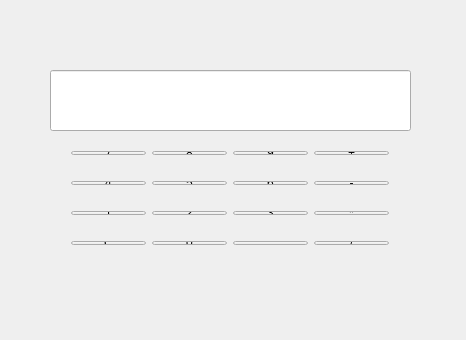
<?xml version="1.0" encoding="UTF-8"?>
<ui version="4.0">
 <class>Widget</class>
 <widget class="QWidget" name="Widget">
  <property name="geometry">
   <rect>
    <x>0</x>
    <y>0</y>
    <width>466</width>
    <height>340</height>
   </rect>
  </property>
  <property name="windowTitle">
   <string>Widget</string>
  </property>
  <widget class="QWidget" name="horizontalLayoutWidget">
   <property name="geometry">
    <rect>
     <x>60</x>
     <y>140</y>
     <width>340</width>
     <height>26</height>
    </rect>
   </property>
   <layout class="QHBoxLayout" name="horizontalLayout">
    <item>
     <widget class="QPushButton" name="pushButton_7">
      <property name="text">
       <string>7</string>
      </property>
     </widget>
    </item>
    <item>
     <widget class="QPushButton" name="pushButton_8">
      <property name="text">
       <string>8</string>
      </property>
     </widget>
    </item>
    <item>
     <widget class="QPushButton" name="pushButton_9">
      <property name="text">
       <string>9</string>
      </property>
     </widget>
    </item>
    <item>
     <widget class="QPushButton" name="pushButton_plus">
      <property name="text">
       <string>+</string>
      </property>
     </widget>
    </item>
   </layout>
   <zorder>pushButton_plus</zorder>
   <zorder>pushButton_7</zorder>
   <zorder>pushButton_8</zorder>
   <zorder>pushButton_9</zorder>
  </widget>
  <widget class="QLineEdit" name="lineEdit">
   <property name="geometry">
    <rect>
     <x>50</x>
     <y>70</y>
     <width>361</width>
     <height>61</height>
    </rect>
   </property>
  </widget>
  <widget class="QWidget" name="horizontalLayoutWidget_4">
   <property name="geometry">
    <rect>
     <x>60</x>
     <y>230</y>
     <width>340</width>
     <height>26</height>
    </rect>
   </property>
   <layout class="QHBoxLayout" name="horizontalLayout_4">
    <item>
     <widget class="QPushButton" name="pushButton_C">
      <property name="text">
       <string>C</string>
      </property>
     </widget>
    </item>
    <item>
     <widget class="QPushButton" name="pushButton_0">
      <property name="text">
       <string>0</string>
      </property>
     </widget>
    </item>
    <item>
     <widget class="QPushButton" name="pushButton_egal">
      <property name="text">
       <string>=</string>
      </property>
     </widget>
    </item>
    <item>
     <widget class="QPushButton" name="pushButton_division">
      <property name="text">
       <string>/</string>
      </property>
     </widget>
    </item>
   </layout>
  </widget>
  <widget class="QWidget" name="horizontalLayoutWidget_2">
   <property name="geometry">
    <rect>
     <x>60</x>
     <y>170</y>
     <width>340</width>
     <height>26</height>
    </rect>
   </property>
   <layout class="QHBoxLayout" name="horizontalLayout_2">
    <item>
     <widget class="QPushButton" name="pushButton_4">
      <property name="text">
       <string>4</string>
      </property>
     </widget>
    </item>
    <item>
     <widget class="QPushButton" name="pushButton_5">
      <property name="text">
       <string>5</string>
      </property>
     </widget>
    </item>
    <item>
     <widget class="QPushButton" name="pushButton_6">
      <property name="text">
       <string>6</string>
      </property>
     </widget>
    </item>
    <item>
     <widget class="QPushButton" name="pushButton_moins">
      <property name="text">
       <string>-</string>
      </property>
     </widget>
    </item>
   </layout>
  </widget>
  <widget class="QWidget" name="horizontalLayoutWidget_3">
   <property name="geometry">
    <rect>
     <x>60</x>
     <y>200</y>
     <width>340</width>
     <height>26</height>
    </rect>
   </property>
   <layout class="QHBoxLayout" name="horizontalLayout_3">
    <item>
     <widget class="QPushButton" name="pushButton_1">
      <property name="text">
       <string>1</string>
      </property>
     </widget>
    </item>
    <item>
     <widget class="QPushButton" name="pushButton_2">
      <property name="text">
       <string>2</string>
      </property>
     </widget>
    </item>
    <item>
     <widget class="QPushButton" name="pushButton_3">
      <property name="text">
       <string>3</string>
      </property>
     </widget>
    </item>
    <item>
     <widget class="QPushButton" name="pushButton_multiplication">
      <property name="text">
       <string>*</string>
      </property>
     </widget>
    </item>
   </layout>
  </widget>
 </widget>
 <layoutdefault spacing="6" margin="11"/>
 <resources/>
 <connections/>
</ui>
